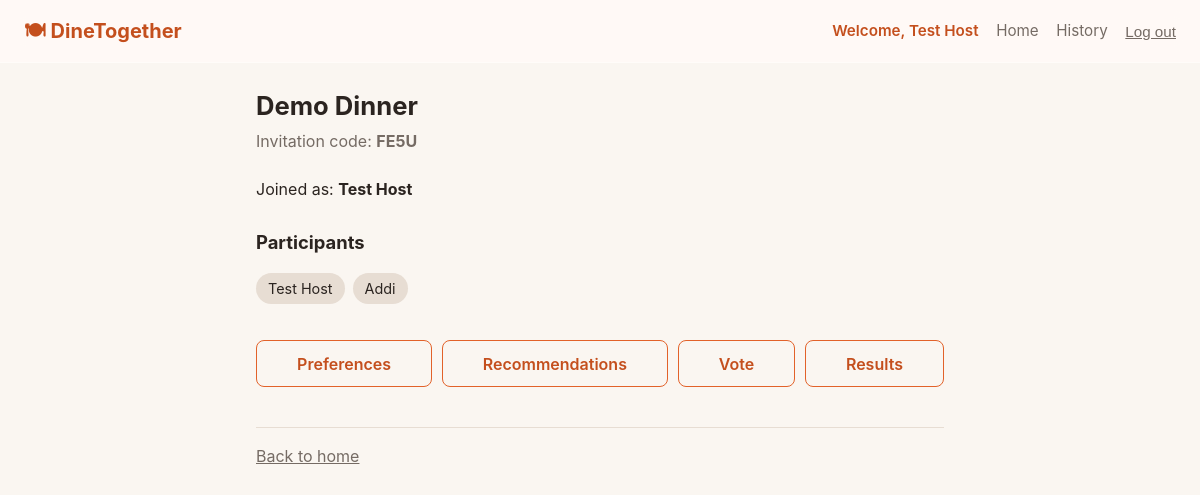
Page /events/3 (signed in) on the committed database.
### tables this page shows
CREATE TABLE users (
    id            INTEGER PRIMARY KEY AUTOINCREMENT,
    username      TEXT NOT NULL UNIQUE,
    password_hash TEXT NOT NULL,
    display_name  TEXT NOT NULL,
    created_at    TEXT NOT NULL DEFAULT (datetime('now'))
);

CREATE TABLE events (
    id          INTEGER PRIMARY KEY AUTOINCREMENT,
    name        TEXT NOT NULL,
    invite_code TEXT NOT NULL UNIQUE,
    created_at  TEXT NOT NULL DEFAULT (datetime('now'))
);

CREATE TABLE participants (
    id          INTEGER PRIMARY KEY AUTOINCREMENT,
    event_id    INTEGER NOT NULL REFERENCES events(id) ON DELETE CASCADE,
    user_id     INTEGER NOT NULL REFERENCES users(id) ON DELETE CASCADE,
    display_name TEXT NOT NULL,
    joined_at   TEXT NOT NULL DEFAULT (datetime('now')),
    UNIQUE(event_id, user_id)
);

### app/routes.py (the view)
@bp.get("/events/<int:event_id>")
def event_home(event_id: int):
    event = _require_session_event(event_id)
    participants = _repo().list_participants(event_id)
    finalized = _vote_repo().is_finalized(event_id)
    return render_template(
        "event_home.html",
        event=event,
        participants=participants,
        display_name=session.get("display_name"),
        finalized=finalized,
    )

### app/db.py (called while the page is built)
def get_db() -> sqlite3.Connection:
    if "db" not in g:
        g.db = sqlite3.connect(
            current_app.config["DATABASE"],
            detect_types=sqlite3.PARSE_DECLTYPES,
        )
        g.db.row_factory = sqlite3.Row
        g.db.execute("PRAGMA foreign_keys = ON")
    return g.db

### app/repositories/event_repository.py (called while the page is built)
    def get_event_by_id(self, event_id: int) -> Event | None:
        row = self._db.execute(
            "SELECT id, name, invite_code, created_at FROM events WHERE id = ?", (event_id,)
        ).fetchone()
        if row is None:
            return None
        return Event(id=row["id"], name=row["name"], invite_code=row["invite_code"], created_at=row["created_at"])

    def get_participant_for_user(self, event_id: int, user_id: int) -> Participant | None:
        row = self._db.execute(
            "SELECT id, event_id, user_id, display_name FROM participants "
            "WHERE event_id = ? AND user_id = ?",
            (event_id, user_id),
        ).fetchone()
        if row is None:
            return None
        return Participant(
            id=row["id"], event_id=row["event_id"], user_id=row["user_id"], display_name=row["display_name"]
        )

    def list_participants(self, event_id: int) -> list[Participant]:
        rows = self._db.execute(
            "SELECT id, event_id, user_id, display_name FROM participants "
            "WHERE event_id = ? ORDER BY joined_at",
            (event_id,),
        ).fetchall()
        return [
            Participant(id=r["id"], event_id=r["event_id"], user_id=r["user_id"], display_name=r["display_name"])
            for r in rows
        ]

### app/repositories/user_repository.py (called while the page is built)
def _row_to_user(row: sqlite3.Row) -> User:
    return User(
        id=row["id"],
        username=row["username"],
        password_hash=row["password_hash"],
        display_name=row["display_name"],
    )

    def get_by_id(self, user_id: int) -> User | None:
        row = self._db.execute(
            "SELECT id, username, password_hash, display_name FROM users WHERE id = ?",
            (user_id,),
        ).fetchone()
        return _row_to_user(row) if row else None

### app/repositories/vote_repository.py (called while the page is built)
    def is_finalized(self, event_id: int) -> bool:
        row = self._db.execute(
            "SELECT 1 FROM results WHERE event_id = ?", (event_id,)
        ).fetchone()
        return row is not None

### app/routes.py (called while the page is built)
def _repo() -> EventRepository:
    return EventRepository(get_db())

def _user_repo() -> UserRepository:
    return UserRepository(get_db())

def _vote_repo() -> VoteRepository:
    return VoteRepository(get_db())

### app/templates/event_home.html (shortened to what this page needs)
{% extends "base.html" %}
{% block content %}
  <h1>{{ event.name }}</h1>
  <p class="subtitle">Invitation code: <strong>{{ event.invite_code }}</strong></p>
  {% if display_name %}
    <p>Joined as: <strong>{{ display_name }}</strong></p>
  {% endif %}
  <h2>Participants</h2>
  <ul class="participants">
    {% for participant in participants %}
      <li>{{ participant.display_name }}</li>
    {% endfor %}
  </ul>
  {% if finalized %}
    <nav class="actions">
      <a class="btn" href="{{ url_for('main.results', event_id=event.id) }}">View the final decision</a>
    </nav>
  {% else %}
    <nav class="actions">
      <a class="btn secondary" href="{{ url_for('main.preferences', event_id=event.id) }}">Preferences</a>
      <a class="btn secondary" href="{{ url_for('main.recommendations', event_id=event.id) }}">Recommendations</a>
      <a class="btn secondary" href="{{ url_for('main.recommendations', event_id=event.id) }}">Vote</a>
      <a class="btn secondary" href="{{ url_for('main.results', event_id=event.id) }}">Results</a>
    </nav>
  {% endif %}
  <footer class="hint"><a href="{{ url_for('main.home') }}">Back to home</a></footer>
{% endblock %}

### app/templates/base.html (shortened to what this page needs)
<!doctype html>
<html lang="en">
<head>
  <link rel="stylesheet" href="{{ url_for('static', filename='style.css') }}">
</head>
<body>
  <header class="site">
    <a class="brand" href="{{ url_for('main.home') }}">🍽 DineTogether</a>
{% if current_user %}
  <nav class="header-nav">
    <span class="welcome-badge">Welcome, {{ current_user.display_name }}</span>
    <a href="{{ url_for('main.home') }}">Home</a>
    <a href="{{ url_for('main.history') }}">History</a>
    <form method="post" action="{{ url_for('main.logout') }}" class="logout-form">
      <button type="submit" class="link-button">Log out</button>
    </form>
  </nav>
{% else %}
  <nav class="header-nav">
    <a href="{{ url_for('main.home') }}">Home</a>
    <a href="{{ url_for('main.login') }}">Log in</a>
    <a href="{{ url_for('main.register') }}">Sign up</a>
  </nav>
{% endif %}
  </header>
  <div class="page">
    {% block content %}{% endblock %}
  </div>
</body>
</html>

### app/static/style.css (style rules this page uses)
:root { --accent: #e2622a; --accent-dark: #c44f1d; --ink: #2b2420; --muted: #756b64; --bg: #faf6f1; --card: #ffffff; --border: #e7ddd3; --success-bg: #e9f6ea; --success-ink: #276b32; --error-bg: #fbe9e7; --error-ink: #a3311a; --radius: 10px; }
* { box-sizing: border-box; }
body { margin: 0; font-family: -apple-system, "Segoe UI", Roboto, Helvetica, Arial, sans-serif; background: var(--bg); color: var(--ink); line-height: 1.5; }
.page { max-width: 720px; margin: 0 auto; padding: 1.5rem 1rem 4rem; }
header.site { display: flex; align-items: center; justify-content: space-between; padding: 1rem 1.5rem; background: rgba(255, 250, 246, 0.88); backdrop-filter: blur(12px); -webkit-backdrop-filter: blur(12px); border-bottom: 1px solid rgba(255,255,255,0.35); position: relative; z-index: 10; }
header.site a.brand { font-size: 1.25rem; font-weight: 700; color: var(--accent-dark); text-decoration: none; }
header.site nav.header-nav { display: flex; align-items: center; gap: 1.1rem; }
header.site nav.header-nav a { color: var(--muted); text-decoration: none; font-size: 0.95rem; }
.logout-form { margin: 0; }
.welcome-badge { color: var(--accent-dark); font-weight: 600; font-size: 0.95rem; }
button.link-button { background: none; border: none; padding: 0; margin: 0; color: var(--muted); font-size: 0.95rem; font-weight: 400; cursor: pointer; text-decoration: underline; }
h1 { font-size: 1.6rem; margin: 0 0 0.25rem; }
h2 { font-size: 1.15rem; margin: 1.75rem 0 0.75rem; }
.subtitle { color: var(--muted); margin: 0 0 1.5rem; }
button, .btn { display: inline-block; margin-top: 1.25rem; padding: 0.65rem 1.3rem; background: var(--accent); color: #fff; border: none; border-radius: 8px; font-size: 1rem; font-weight: 600; cursor: pointer; text-decoration: none; text-align: center; }
.btn.secondary { background: transparent; color: var(--accent-dark); border: 1px solid var(--accent); }
nav.actions { display: flex; flex-wrap: wrap; gap: 0.6rem; margin-top: 1rem; }
nav.actions a { flex: 1 1 auto; text-align: center; }
ul.participants { list-style: none; padding: 0; display: flex; flex-wrap: wrap; gap: 0.5rem; }
ul.participants li { background: var(--border); padding: 0.3rem 0.75rem; border-radius: 999px; font-size: 0.9rem; }
footer.hint { margin-top: 2.5rem; padding-top: 1rem; border-top: 1px solid var(--border); }
footer.hint a { color: var(--muted); }

### rows in the picture
users: display_name "Test Host"
events: name "Demo Dinner", invite_code "FE5U"
participants: display_name "Test Host"
participants: display_name "Addi"
